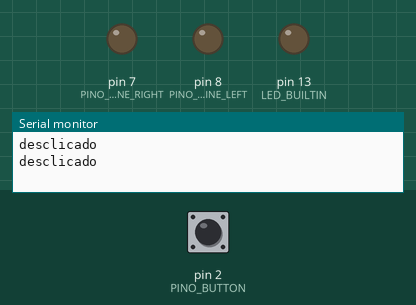
A sketch run on a simulated Arduino Uno, built with avr-gcc and run on an emulated ATmega328P. On the bench: output pins drawn as LEDs (lit = HIGH), the last lines printed to the serial monitor. The test bench sets the inputs (shaded band); at power-on: pin 2 (PINO_BUTTON) HIGH.

Above: at 1.2 s.
1.3 s: pin 2 (PINO_BUTTON) pulsed LOW 5 times (0.12 s each, 0.3 s apart)
At 3.5 s:
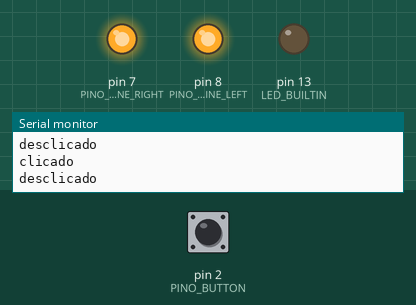
4.3 s: pin 2 (PINO_BUTTON) pulled LOW for 0.15 s
At 4.8 s:
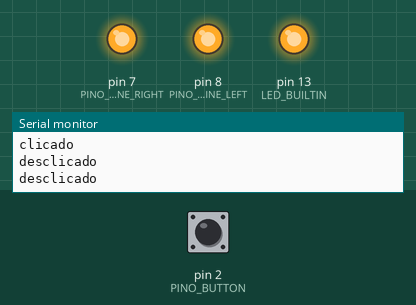
5.9 s: pin 2 (PINO_BUTTON) pulled LOW for 1 s
At 7.3 s:
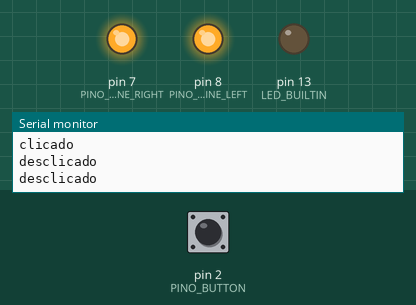
Timing chart, 0 to 8.9 s (numbered marks = the images above; inputs shaded):
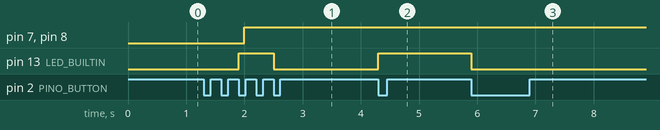

The sketch:

fase1.ino
```cpp
const int PINO_BUTTON = 2;
const int PINO_ENGINE_LEFT = 8;
const int PINO_ENGINE_RIGHT = 7;
int potenciaLED = HIGH ;
long lastclicked = 0;
bool clicado = false;


// the setup function runs once when you press reset or power the board
void setup() {

  Serial.begin(9600);
  // initialize digital pin LED_BUILTIN as an output.
  pinMode(LED_BUILTIN, OUTPUT);
  pinMode(PINO_BUTTON, INPUT_PULLUP);
  pinMode(PINO_ENGINE_LEFT, OUTPUT);
  pinMode(PINO_ENGINE_RIGHT, OUTPUT);

 //attachInterrupt(digitalPinToInterrupt( PINO_BUTTON), onClick, RISING);// chama a funçao zerocross quando mudar de estado high-low
  attachInterrupt(digitalPinToInterrupt( PINO_BUTTON), onClick, FALLING  );// chama a funçao zerocross quando mudar de estado high-low

  digitalWrite(LED_BUILTIN, LOW);   // turn the LED on (HIGH is the voltage level)

}

// the loop function runs over and over again forever
void loop() {

  if(clicado)
  {
    Serial.println("clicado");
    teste();
  }
  else
  {
    Serial.println("desclicado");
   }


   delay(1000);                       // wait for a second
}

void goFoward()
{
   digitalWrite(PINO_ENGINE_LEFT, HIGH);
   digitalWrite(PINO_ENGINE_RIGHT, HIGH);

}

void stopEngine()
{
   digitalWrite(PINO_ENGINE_LEFT, LOW);
   digitalWrite(PINO_ENGINE_RIGHT,LOW);

}

void teste()
{
  goFoward();
//  delay(500);
 // stopEngine();
 // delay(500);
}

void onClick()  {

  long now = millis();

  if((lastclicked+500)>now)
  {
    return;
  }

  lastclicked = now;


  if(potenciaLED == LOW)
  {
   potenciaLED = HIGH;
   clicado = true;
  }
  else
  {
    clicado = false;
    potenciaLED = LOW;
  }

  digitalWrite(LED_BUILTIN, potenciaLED);   // turn the LED on (HIGH is the voltage level)

  delay(100);                       // wait for a second


}
```

Measured:
- after the input at 1.3 s, pin 7 (PINO_ENGINE_RIGHT), pin 8 (PINO_ENGINE_LEFT): LOW → HIGH after 0.70 s; pin 13 (LED_BUILTIN): LOW → HIGH after 0.60 s, → LOW 0.60 s later
- after the input at 4.3 s, pin 13 (LED_BUILTIN): LOW → HIGH at once
- after the input at 5.9 s, pin 13 (LED_BUILTIN): HIGH → LOW at once
